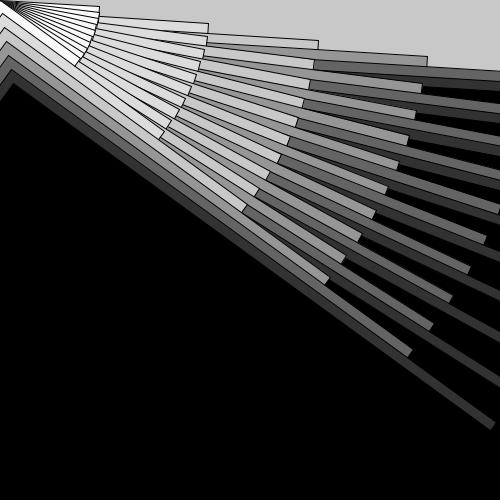
Frame 1 (no input)
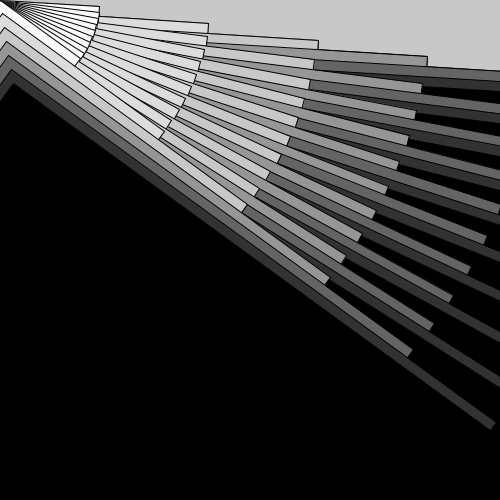
Frame 2 (the mouse pressed at the canvas centre, redrawn once)

The Processing sketch that drew these frames (run headless with seeded random() and noise(); the mouse was pressed at the canvas centre and the sketch redrawn once):

// Processing sketch: processing_82055
// ── processing_82055.pde

void setup()
{
  size(500,500);
  background(200);  
}


void draw ()
{
  
  //Création d'une trame d'une seule ligne faite de rectangles
  for(int i = 25; i < 500; i = i+50)
  
  //Créations d'une succession de rotation de rectangles en dégradé de gris
  {
    fill(250);
    rotate(PI/50);
    rect(0, 0, 100, 100);
    fill(220);
    rect(10, 10, 200, 200);
    fill(200);
    rect(20, 20, 300, 300);
    fill(150);
    rect(30, 30, 400, 400);
    fill(100);
    rect(40, 40, 500, 500);
    fill(50);
    rect(50, 50, 600, 600);
    fill(0);
    rect(60, 60, 700, 700);
  }
  
 noLoop(); 
}
